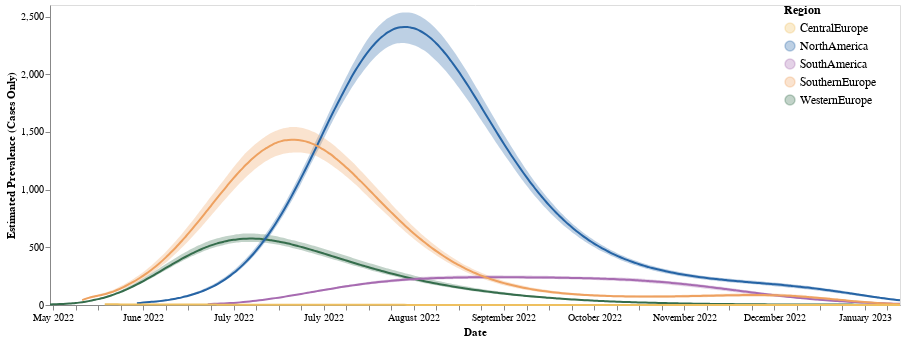

This figure's notebook cell:
### Code cell
band3 = alt.Chart(case_prevalence).mark_area(interpolate='monotone', opacity = 0.3 ,color = "#f58518").encode(
    alt.X('date:T', axis=alt.Axis(title="Date", grid=False,format="%B %Y")),
    alt.Y('prev_lower_95',axis=alt.Axis(title="Estimated Prevalence (Cases Only)", grid=False)),# scale=alt.Scale(domain=(0.6, 1.3))),
    alt.Y2('prev_upper_95' ),
    alt.Color("region:N",legend=alt.Legend(title= "Region",offset = -120, labelFontSize = 12, titleFontSize = 12),  scale=alt.Scale(domain=domain, range=range_))
).properties(
    width=850,
    height=300)

line3 = alt.Chart(case_prevalence).mark_line(
    opacity=1, interpolate='monotone', color = "#f58518"
).encode(
    alt.X('date:T', axis=alt.Axis(title="Date", grid=False)),
    alt.Y('median_prev', axis=alt.Axis(title="", grid=False)),# scale=alt.Scale(domain=(0.6, 1.3))), 
    alt.Color("region:N",  scale=alt.Scale(domain=domain, range=range_))
).properties(
    width=850,
    height=300)

case_prev_plot = band3 + line3
case_prev_plot

### Figure 1 — Vega-Lite specification as saved in the notebook (floating-point values rounded to 4 significant figures; data arrays with more than 128 entries replaced by an {"elided": "..."} marker saying what was removed)
{"config": {"view": {"continuousWidth": 400, "continuousHeight": 300}}, "layer": [{"mark": {"type": "area", "color": "#f58518", "interpolate": "monotone", "opacity": 0.3}, "encoding": {"color": {"field": "region", "legend": {"labelFontSize": 12, "offset": -120, "title": "Region", "titleFontSize": 12}, "scale": {"domain": ["CentralEurope", "NorthAmerica", "SouthAmerica", "SouthernEurope", "WesternEurope"], "range": ["#EEC060", "#2664A5", "#A76BB1", "#EEA160", "#356D4C"]}, "type": "nominal"}, "x": {"axis": {"format": "%B %Y", "grid": false, "title": "Date"}, "field": "date", "type": "temporal"}, "y": {"axis": {"grid": false, "title": "Estimated Prevalence (Cases Only)"}, "field": "prev_lower_95", "type": "quantitative"}, "y2": {"field": "prev_upper_95"}}, "height": 300, "width": 850}, {"mark": {"type": "line", "color": "#f58518", "interpolate": "monotone", "opacity": 1}, "encoding": {"color": {"field": "region", "scale": {"domain": ["CentralEurope", "NorthAmerica", "SouthAmerica", "SouthernEurope", "WesternEurope"], "range": ["#EEC060", "#2664A5", "#A76BB1", "#EEA160", "#356D4C"]}, "type": "nominal"}, "x": {"axis": {"grid": false, "title": "Date"}, "field": "date", "type": "temporal"}, "y": {"axis": {"grid": false, "title": ""}, "field": "median_prev", "type": "quantitative"}}, "height": 300, "width": 850}], "data": {"name": "data-bbc01e0320c8059caeaef5f7d64ce084"}, "$schema": "https://vega.github.io/schema/vega-lite/v4.17.0.json", "datasets": {"data-bbc01e0320c8059caeaef5f7d64ce084": {"elided": "1222 records"}}}
